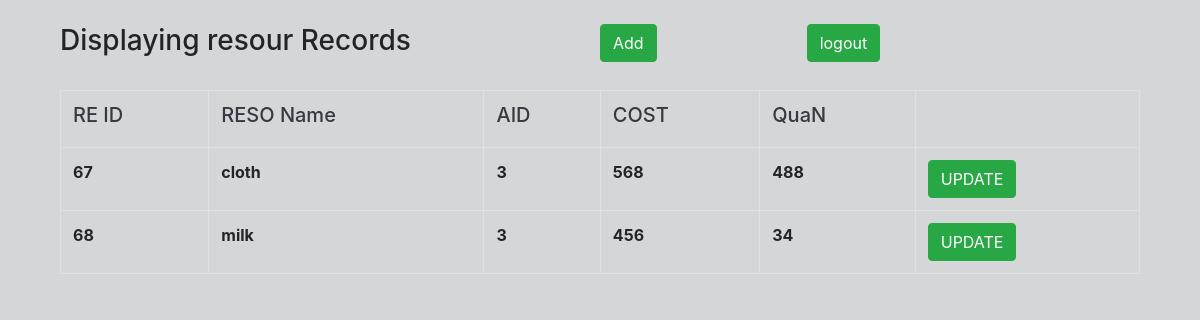
The app's page /resource_display.php?aid=3 (signed in) with its own data.
### tables this page shows
CREATE TABLE IF NOT EXISTS `res` (
  `rid` int(27) NOT NULL AUTO_INCREMENT,
  `aid` int(28) NOT NULL,
  `rname` varchar(75) NOT NULL,
  `cost` int(23) NOT NULL,
  `rquan` int(43) NOT NULL,
  PRIMARY KEY (`rid`)
);

### resource_display.php (the view, shortened to what this page needs)
<!DOCTYPE html>
<html>
<head>
	<link href="https://stackpath.bootstrapcdn.com/bootstrap/4.1.1/css/bootstrap.min.css" rel="stylesheet">
</head>
<body style="background-color:#d4d6d8;">
<div class="container">
	<div class="col-lg-12"><br>
		<div class="row">
		<h3 class="col-lg-6">Displaying resour Records</h3>
        <a href="insert_resource.php" ><button class="btn btn-success" >Add</button></a><span style="margin-right:150px"></span> <a href="logout.php" ><button class="btn btn-success" name="logout">logout</button></a>
    </div><br>
		<table class="table table-stripped table-hover table-bordered">
			<tr class="text-dark">
				<th><h5>RE ID</h5></th>
				<th><h5> RESO Name</h5></th>
				<th><h5>AID</h5></th>
				<th><h5>COST</h5></th>
				<th><h5>QuaN</h5></th>
			</tr>
			<?php
include 'conn.php';
$aid=$_GET['aid'];
$q="select * from res where aid=$aid";
$query = mysqli_query($conn,$q);
while ($res = mysqli_fetch_array($query)) {
?>
			<tr>
				<th><?php echo $res['rid'] ?></th>
				<th><?php echo $res['rname'] ?></th>
				<th><?php echo $res['aid'] ?></th>
				<th><?php echo $res['cost'] ?></th>
				<th><?php echo $res['rquan'] ?></th>
				<th><a  href="resource_update.php?rid=<?php echo $res['rid']; ?>" class="text-white"><button class="btn btn-success">UPDATE</button></a></th>
			</tr>
<?php }
?>
		</table>
	</div>
</div>
</body>
</html>

### records on screen
res: rid "67", rname "cloth", aid "3", cost "568", rquan "488"
res: rid "68", rname "milk", aid "3", cost "456", rquan "34"
